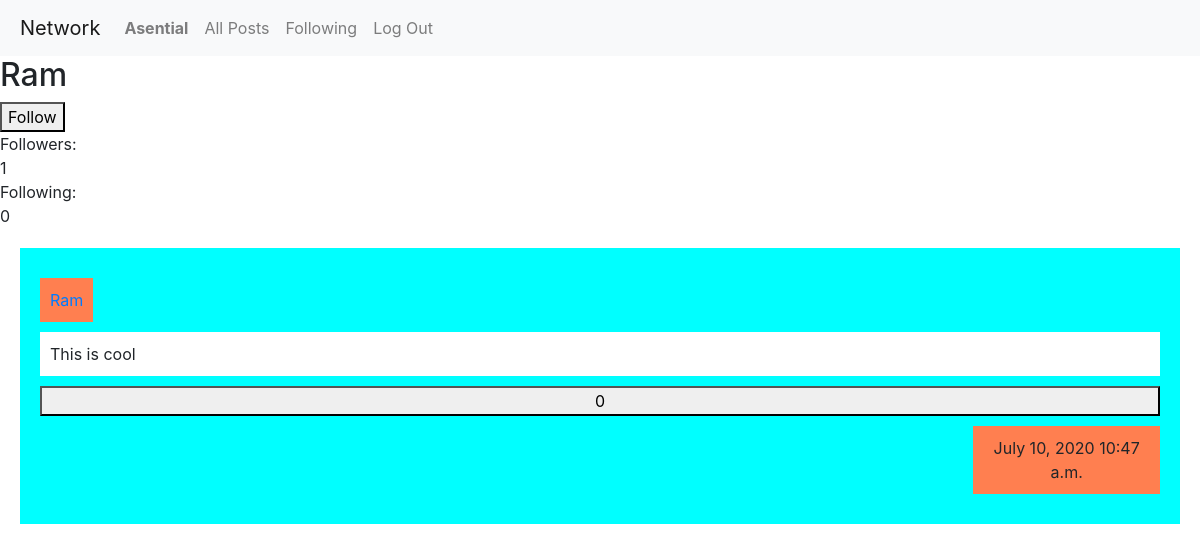
Page /profile/Ram (signed in) on the committed database.
### network/models.py (models this page shows, shortened)
class User(AbstractUser):
    pass

class Post(models.Model):
    user = models.ForeignKey(User, on_delete=models.CASCADE)
    content = models.TextField(max_length=400)
    likes = models.IntegerField(default=0)
    date = models.DateField(auto_now=False, auto_now_add=True)
    time = models.TimeField(auto_now=False, auto_now_add=True)

### network/views.py (the view)
# urls.py: path("profile/<username>", views.profile, name="profile"),
def profile(request, username):
    user = User.objects.get(username = username)
    posts = Post.objects.all().filter(user = user.id).order_by('-id')
    if request.user.is_authenticated:
        follower = Follower.objects.get(name=user)
        followersCount = follower.followers.count()
        following = Follow.objects.get(name=user)
        followingCount = following.following.count()
        follow = Follow.objects.get(name=request.user)
        followed = follow.following.all()
        liked = Liked.objects.get(name=request.user)
        likedlist = liked.post.all().order_by('-id')
        return render(request, "network/profile.html", {
            "username": user,
            "posts": posts,
            "liked": likedlist,
            "followed": followed,
            "followersCount": followersCount,
            "followingCount": followingCount
        })
    else:
        return render(request, "network/profile.html", {
            "username": user,
            "posts": posts
        })

### network/templates/network/profile.html (shortened to what this page needs)
{% extends "network/layout.html" %}
{% block body %}
{% if user.is_authenticated %}
    {% if request.user == username %}
        <h2> {{request.user}} </h2>
    {% else %}
        <h2> {{username}} </h2>
        {% if username in followed %}
            <button class="unfollow" name="{{username}}">Following!</button>
        {% else %}
            <button class="follow" name="{{username}}">Follow</button>
        {% endif %}
    {% endif %}
    <div>
        Followers: <div id="followersCount">{{followersCount}}</div>
    </div>
    <div>
        Following: <div id="followingCount">{{followingCount}}</div>
    </div>
    {% for post in posts %}
        {% if post in liked %}
            <div class="post">
                <div class="user"><a href="{% url 'profile' post.user %}">{{post.user}}</a></div>
                <div class="content">{{post.content}}</div>
                <button class="dislike" id="{{post.id}}">{{post.likes}}</button>
                <f class="row">
                    <div class="col-10"></div>
                    <div class="timestamp col-2">{{post.date}} {{post.time}}</div>
                </f>
            </div>
        {% else %}
            <div class="post">
                <div class="user"><a href="{% url 'profile' post.user %}">{{post.user}}</a></div>
                <div class="content">{{post.content}}</div>
                <button class="like" id="{{post.id}}">{{post.likes}}</button>
                <f class="row">
                    <div class="col-10"></div>
                    <div class="timestamp col-2">{{post.date}} {{post.time}}</div>
                </f>
            </div>
        {% endif %}
    {% endfor %}
{% endif %}
{% endblock %}

### network/templates/network/layout.html (shortened to what this page needs)
{% load static %}
<!DOCTYPE html>
<html lang="en">
    <head>
        <link rel="stylesheet" href="https://stackpath.bootstrapcdn.com/bootstrap/4.4.1/css/bootstrap.min.css">
        <link href="{% static 'network/styles.css' %}" rel="stylesheet">
    </head>
    <body>
        <nav class="navbar navbar-expand-lg navbar-light bg-light" style="padding-left: 20px;">
            <a class="navbar-brand" href="#">Network</a>
            <div>
              <ul class="navbar-nav mr-auto">
                {% if user.is_authenticated %}
                    <li class="nav-item">
                        <a class="nav-link" href="#"><strong>{{ user.username }}</strong></a>
                    </li>
                {% endif %}
                <li class="nav-item">
                  <a class="nav-link" href="{% url 'index' %}">All Posts</a>
                </li>
                {% if user.is_authenticated %}
                    <li class="nav-item">
                        <a class="nav-link" href="{% url 'following' %}">Following</a>
                    </li>
                    <li class="nav-item">
                        <a class="nav-link" href="{% url 'logout' %}">Log Out</a>
                    </li>
                {% endif %}
              </ul>
            </div>
          </nav>
        <div class="body">
            {% block body %}
            {% endblock %}
        </div>
    </body>
</html>

### network/static/network/styles.css (style rules this page uses)
.post { margin: 20px 20px; padding: 20px 20px; background-color: cyan; display: flex; flex-direction: column; }
.user { background-color: coral; width: fit-content; display: inline-block; text-align: center; margin-top: 10px }
.content { margin: 10px 0; background-color: white; }
.timestamp { background-color: coral; text-align: center; width: 25%; }
.row { margin: 10px 0; }
.user, .likes, .content, .timestamp { padding: 10px 10px; }

### rows in the picture
User: username "Asential"
User: username "Ram"
Post: user "Ram", content "This is cool", likes "0", date "July 10, 2020", time "10:47 a.m."

### other values in the picture
{{ followersCount }} "1"
{{ followingCount }} "0"
